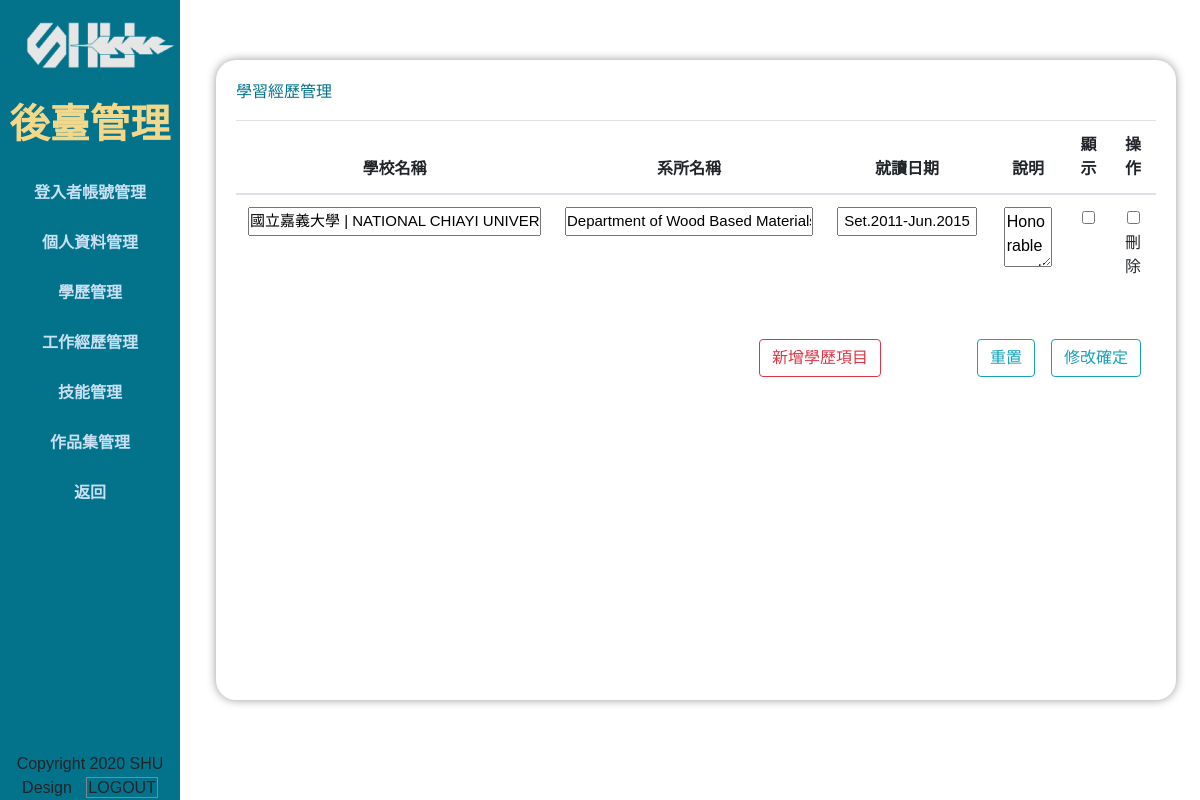
Page /admin.php?do=res_edu_exp (signed in) on the earlier database version.
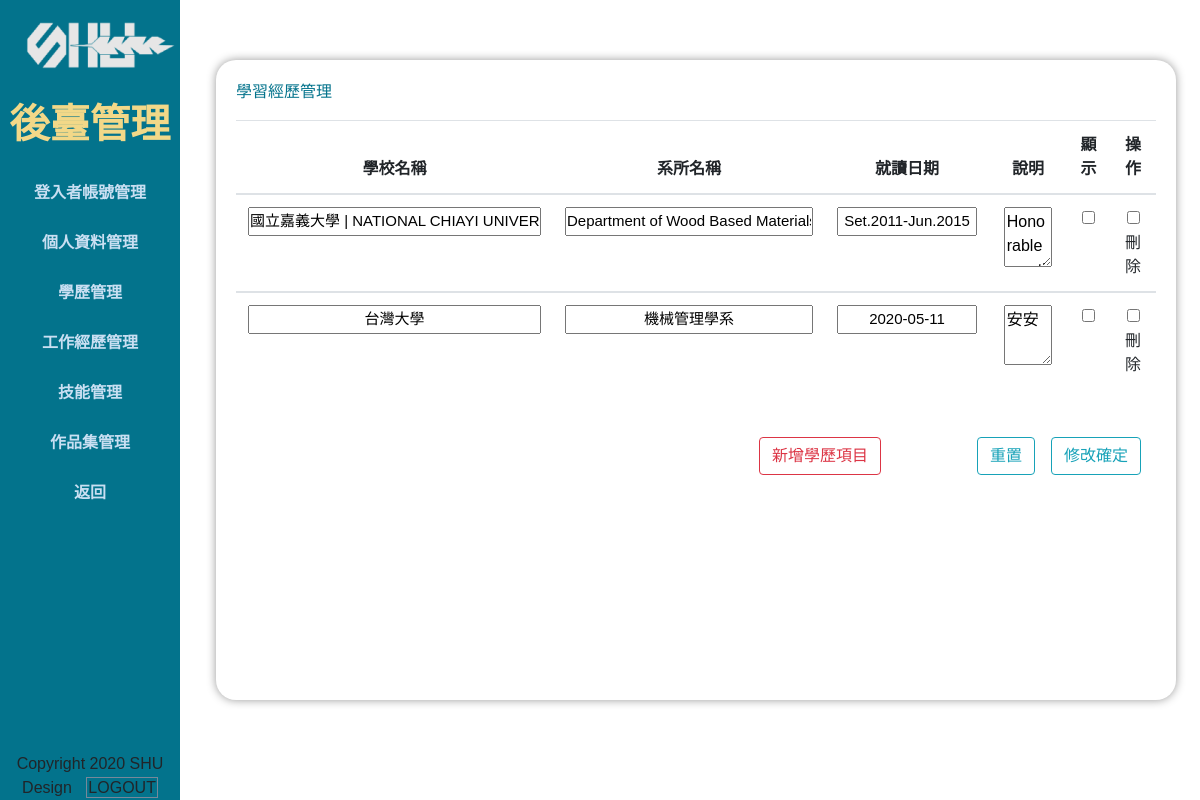
Same page on the later database version.
### tables this page shows
CREATE TABLE `res_edu_exp` (
  `id` int(10) UNSIGNED NOT NULL,
  `edu_name` text NOT NULL,
  `edu_date` text NOT NULL,
  `edu_dept` text NOT NULL,
  `edu_con` text NOT NULL,
  `sh` int(11) NOT NULL
);

### base.php (called while the page is built, shortened)
<?php
class DB{
    private $dsn="mysql:host=localhost;charset=utf8;dbname=resume";
    private $root="root";
    private $password="";
    private $table;
    private $pdo;
    public function __construct($table){
        $this->table=$table;
        $this->pdo=new PDO($this->dsn,$this->root,$this->password);
    }
    public function all(...$arg){
        $sql="select * from $this->table ";
        return $this->pdo->query($sql)->fetchAll();
    }
}
?>

### backend/res_edu_exp.php (the view, shortened to what this page needs)
<div style="width:100%; height:87%; margin:auto; overflow:auto; ">
    <p class="t cent botli">學習經歷管理</p>
    <form method="post" action="api/edit.php">
        <table class="table text-center bek">
            <thead>
                <tr>
                    <th scope="col">學校名稱</th>
                    <th scope="col">系所名稱</th>
                    <th scope="col">就讀日期</th>
                    <th scope="col">說明</th>
                    <th scope="col">顯示</th>
                    <th scope="col" colspan="2">操作</th>
                </tr>
            </thead>
            <?php
                    $table=$do;
                    $db=new DB($table);
                    $rows=$db->all();
                    foreach($rows as $row){
                        $isChk=($row['sh']==1)?'checked':'';
                ?>
            <tbody>
                <tr>
                    <th scope="row"><input type="text" style="font-size:15px; padding:1px 0" name="edu_name[]" size="30" value="<?=$row['edu_name'];?>"></th>
                    <td><input type="text" style="font-size:15px; padding:1px 0" name="edu_dept[]" size="25" value="<?=$row['edu_dept'];?>"></td>
                    <td><input type="text" style="font-size:15px; padding:1px 0" name="edu_date[]" size="13" value="<?=$row['edu_date'];?>"></td>
                    <td><textarea name="edu_con[]" style='width:90%;height:60px'><?=$row['edu_con'];?></textarea></td>
                    <td><input type="checkbox" name="sh[]" value="<?=$row['id'];?>" <?=$isChk;?>></td>
                    <td><input type="checkbox" name="del[]" size="2" value="<?=$row['id'];?>">刪除</td>
                </tr>
            <?php
                }
                ?>
            </tbody>
        </table>
        <div class="container mt-5 ">
            <input class="float-right ml-3 btn btn-outline-info" type="submit" value="修改確定">
            <input class="float-right ml-5 btn btn-outline-info" type="reset" value="重置">
            <button type="button" class="float-right mr-5 btn btn-outline-danger" onclick="op(&#39;#cover&#39;,&#39;#cvr&#39;,&#39;./modal/res_edu_exp.php?table=<?=$table;?>&#39;)">新增學歷項目</button>
        </div>
    </form>
</div>

### admin.php (shortened to what this page needs)
<?php include_once "base.php" ;
?>
<!DOCTYPE html>
<html lang="en">
  <head>
    <link href="vendor/bootstrap/css/bootstrap.css" rel="stylesheet" />
    <link rel="stylesheet" href="assets/css/admin-style.css" />
  </head>
  <body>
    <div id="page-wraper">
      <div class="responsive-nav">
        <div id="menu" class="menu">
          <div class="container">
            <div class="t-image">
              <a href="index.php"><img src="assets/images/LOGO-USING.png" alt="" /></a>
            </div>
            <h4 class="name">後臺管理</h4>
            <nav class="main-nav" role="navigation">
              <ul class="main-menu">
                <li><a href="?do=res_admin">登入者帳號管理</a></li>
                <li><a href="?do=res_profile">個人資料管理</a></li>
                <li><a href="?do=res_edu_exp">學歷管理</a></li>
                <li><a href="?do=res_work_exp">工作經歷管理</a></li>
                <li><a href="?do=res_skills">技能管理</a></li>
                <li><a href="?do=res_portfolio">作品集管理</a></li>
                <li><a href="index.php">返回</a></li>
              </ul>
            </nav>
            <div class="copyright-text">
              <span>Copyright 2020 SHU Design</span>
              <span class="login"><a href="api/logout.php">LOGOUT</a></span>
            </div>
          </div>
        </div>
      </div>
    </div>
    <div class="di">
      <?php
              $do=(!empty($_GET['do']))?$_GET['do']:'res_admin';
              $file='backend/'.$do.".php";
			if(file_exists($file)){
                  include $file;
              }else{
                  include 'backend/res_admin.php';
              }
			?>
    </div>
  </body>
</html>

### assets/css/admin-style.css (style rules this page uses)
body { font-family: 'Lato', sans-serif; font-family: 'Noto Sans TC', sans-serif; }
input, select, textarea { outline: none; }
a, a:hover { text-decoration: none; }
p { font-size: 16px; line-height: 24px; color: #03738C; }
h4 { font-size: 26px; font-weight: 700; color: #D93D4A; letter-spacing: 0.25px; }
h4.name { color: #F2D888; margin: 20px 0px; font-size: 40px; }
.t-image { margin: auto; margin-top: 20px; width: 200px; overflow: hidden; }
ul { padding: 0; margin: 0; list-style: none; }
ul li { display: inline-block; }
html { box-sizing: border-box; }
*, *:before, *:after { -webkit-box-sizing: inherit; -moz-box-sizing: inherit; box-sizing: inherit; }
.container { margin: 0 auto; }
.main-nav { text-align: center; }
.main-nav li { display: block; }
.main-nav li a { height: 50px; line-height: 50px; display: inline-block; font-size: 16px; font-weight: 700; color: #C9DFF2; width: 100%; transition: all 0.5s; }
.menu .copyright-text { margin: auto; position: absolute; bottom: 0; }
.menu:before, .menu:after { content: ""; display: table; }
.menu:after { clear: both; }
.menu a { text-decoration: none; color: inherit; }
.menu { text-align: center; }
.menu { left: 0%; transition:transform 233ms cubic-bezier(0, 0, 0.21, 1); -webkit-overflow-scrolling: touch; background-color: #03738C; box-sizing: border-box; height: 100vh; max-height: 100vh !important; max-width: 80vw !important; min-width: 45px !important; outline: none; overflow-x: hidden !important; overflow-y: auto !important; padding: 0; position: fixed !important; top: calc(0px); width: 15%; will-change: transform; z-index: 9999 !important; }
.menu .container { padding-left: 0; padding-right: 0; }
.login { margin-left: 10px; padding: 1px; border: 1px solid lightslategray; }
.di { padding: 20px; border-radius: 20px; height: 900px; width: 80%; box-shadow: 0px 0px 10px #999; position: fixed ; left: 18%; height: 80vh; margin-top: 5%; }
.bek input { text-align: center; }

Differences in the rows shown:
added res_edu_exp: edu_name "台灣大學", edu_dept "機械管理學系", edu_date "2020-05-11", edu_con "安安"
